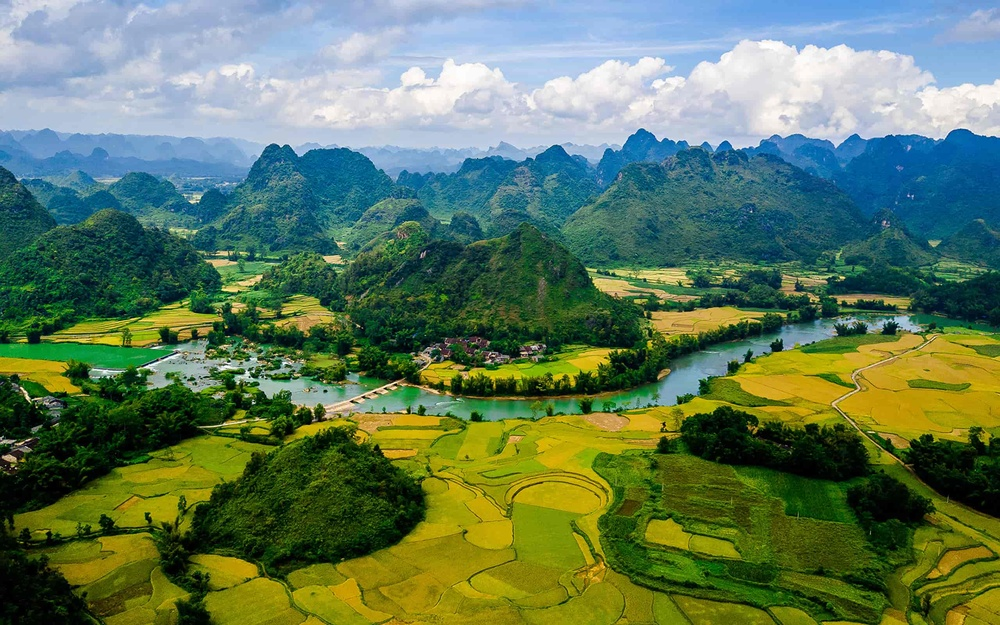
#> input picture week-10/input/phong-nam-valley-cao-bang1.jpg, 1000 x 625 px, shrunk from 2560 x 1600 before the run
$ python kmean_segmentation.py
#> lines starting #> are read from the running program, lines starting #| are printed output that depends on the picture
import cv2
from sklearn.cluster import KMeans
import numpy as np

img_path = "./input/phong-nam-valley-cao-bang1.jpg"
img = cv2.imread(img_path)
#> img is the input picture: shape (625, 1000, 3); mean B, G, R 90.2, 121.6, 95.8

b, g, r = cv2.split(img)
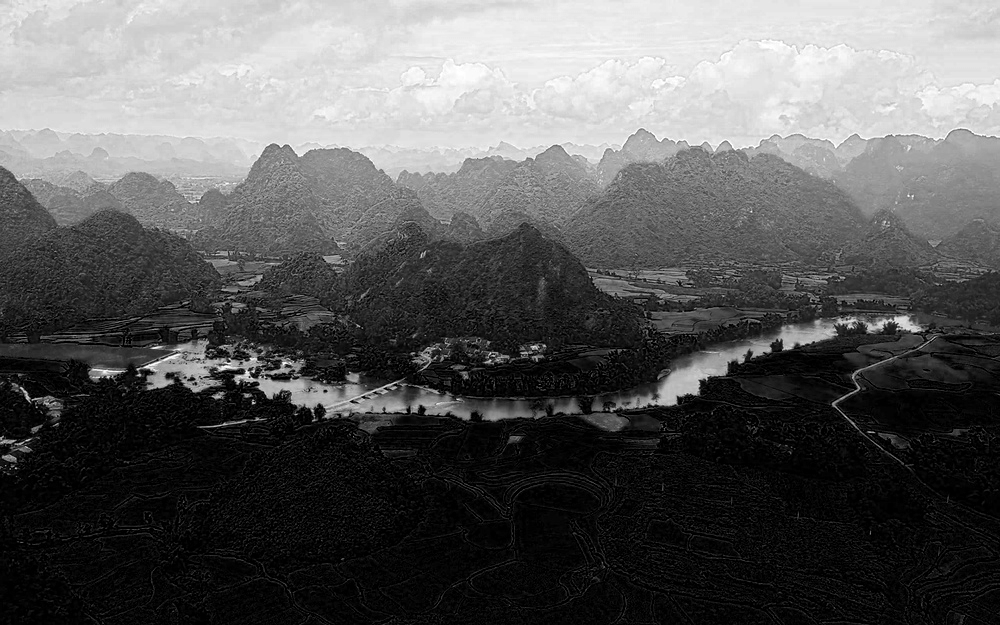
#> b: shape (625, 1000); min 0, max 255, mean 90.2
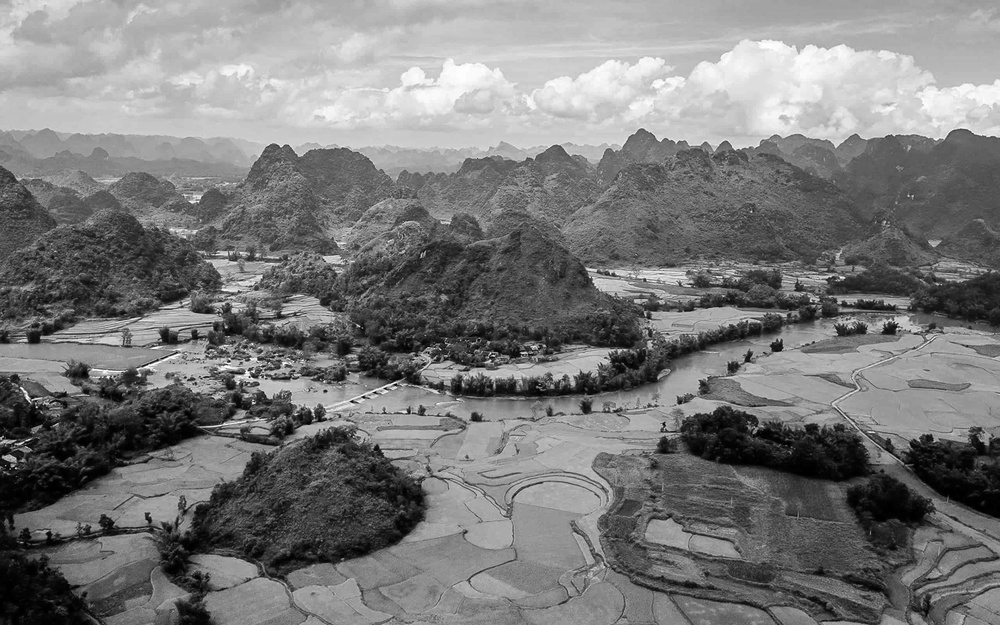
#> g: shape (625, 1000); min 0, max 255, mean 121.6
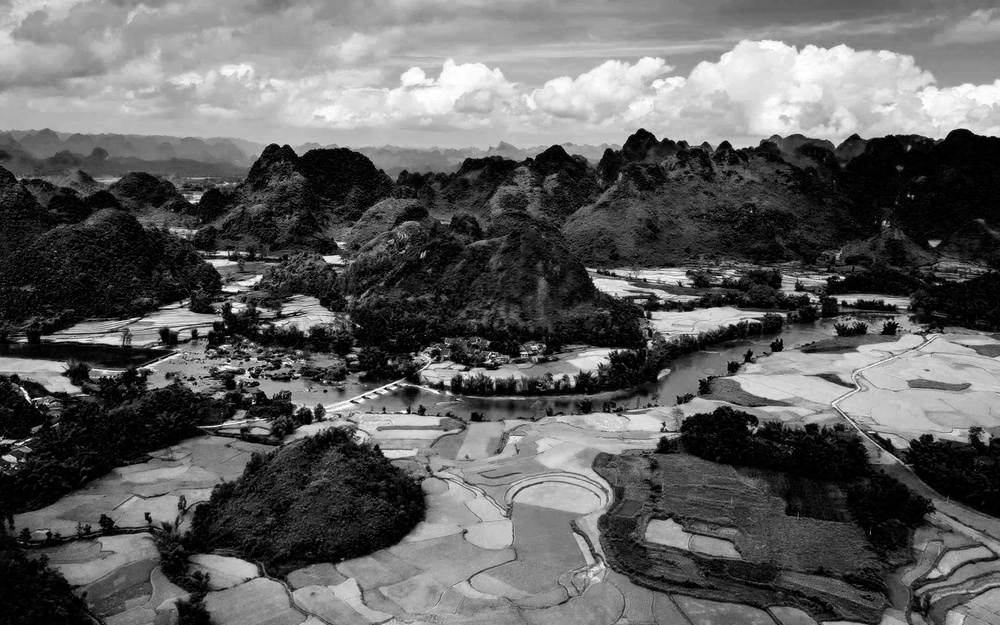
#> r: shape (625, 1000); min 0, max 255, mean 95.8
color_feature = np.stack([b.flatten(), g.flatten(), r.flatten()])
color_feature = color_feature.T

n_clusters = 8
kmeans = KMeans(n_clusters=n_clusters, n_init=10, max_iter=300)

# fit kmeans
kmeans.fit(color_feature)
labels = kmeans.labels_
centroids = kmeans.cluster_centers_

# assign new color to pixel
for i in range(n_clusters):
    color_feature[np.where(labels == i)] = centroids[i]
